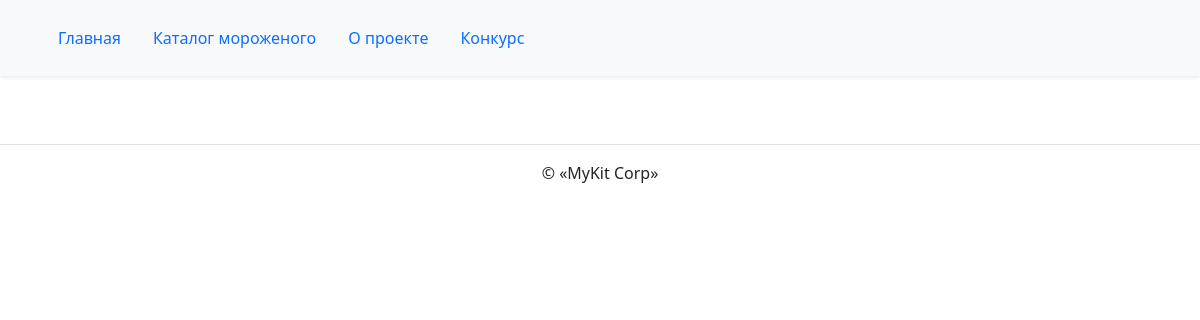
/contest/list/, run on an earlier commit of the app's database.
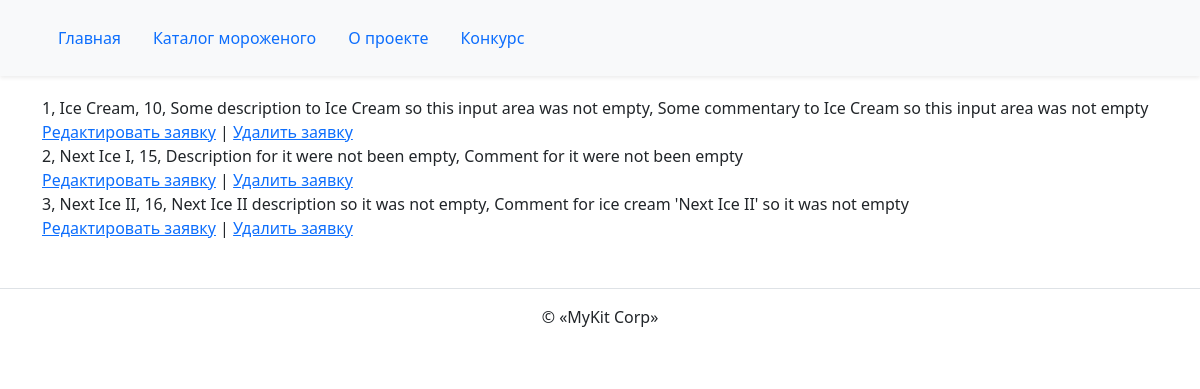
And on a later commit of the database.
### contest/models.py (models this page shows)
class Contest(models.Model):
    title = models.CharField(verbose_name='Название', max_length=20)
    description = models.TextField(verbose_name='Описание')
    price = models.IntegerField(
        verbose_name='Цена',
        validators=[MinValueValidator(10), MaxValueValidator(100)],
        help_text='Рекомендованная розничная цена',
    )
    comment = models.TextField(verbose_name='Комментарий', blank=True)

### contest/views.py (the view)
# urls.py: path('list/', views.proposal_list, name='list'),
def proposal_list(request):
    contest_proposals = Contest.objects.order_by('id')
    context = {'contest_proposals': contest_proposals}
    return render(request, 'contest/contest_list.html', context)

### templates/contest/contest_list.html (shortened to what this page needs)
{% extends "base.html" %}
{% block content %}
  {% for proposal in contest_proposals %}
    <div>
      {{ proposal.id }}, {{ proposal.title }}, {{ proposal.price }},
      {{ proposal.description }}{% if proposal.comment %}, {{ proposal.comment }}{% endif %}
      <br>
      <a href="{% url "contest:edit" proposal.id %}">Редактировать заявку</a>
      |
      <a href="{% url "contest:delete" proposal.id %}">Удалить заявку</a>
    </div>
  {% endfor %}
{% endblock %}

### templates/base.html (shortened to what this page needs)
<!DOCTYPE html>
<html lang="ru">
  <head>
    {% load static %}
    {% load django_bootstrap5 %}
    {% bootstrap_css %}
  </head>
  <body>
    {% include "includes/header.html" %}
    <main class="pt-5 my-5">
      <div class="container">
        {% block content %}{% endblock %}
      </div>
    </main>
    {% include "includes/footer.html" %}
  </body>
</html>

### templates/includes/header.html (shortened to what this page needs)
{% load static %}
<header>
  <nav class="navbar navbar-expand-lg navbar-light bg-light fixed-top shadow-sm">
    <div class="container">
      <div class="collapse navbar-collapse" id="navbarNav">
        {% with request.resolver_match.view_name as view_name %}
        <ul class="nav nav-pills">
          <li class="nav-item">
            <a
              class="nav-link {% if view_name == 'homepage:index' %} active {% endif %}"
              href="{% url 'homepage:index' %}"
              >
              Главная
            </a>
          </li>
          <li class="nav-item">
            <a
              class="nav-link {% if view_name == 'ice_cream:ice_cream_list' %} active {% endif %}"
              href="{% url 'ice_cream:ice_cream_list' %}"
              >
              Каталог мороженого
            </a>
          </li>
          <li class="nav-item">
            <a
              class="nav-link {% if view_name == 'about:description' %} active {% endif %}"
              href="{% url 'about:description' %}"
            >
              О проекте
            </a>
          </li>
          <li class="nav-item">
            <a
              class="nav-link {% if view_name == 'contest:create' %} active {% endif %}"
              href="{% url 'contest:create' %}"
            >
              Конкурс
            </a>
          </li>
        </ul>
        {% endwith %}
      </div>
    </div>
  </nav>
</header>

### templates/includes/footer.html
<footer class="border-top text-center py-3">
  <p>© «MyKit Corp»</p>
</footer>

What changed in the data, as far as the page shows it:
added Contest: id "1", title "Ice Cream", price "10", description "Some description to Ice Cream so this input area was not empty", comment "Some commentary to Ice Cream so this input area was not empty"
added Contest: id "2", title "Next Ice I", price "15", description "Description for it were not been empty", comment "Comment for it were not been empty"
added Contest: id "3", title "Next Ice II", price "16", description "Next Ice II description so it was not empty", comment "Comment for ice cream 'Next Ice II' so it was not empty"
